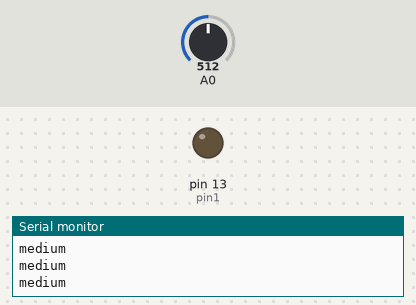
A sketch run on a simulated Arduino Uno, built with avr-gcc and run on an emulated ATmega328P. On the bench: output pins drawn as LEDs (lit = HIGH), the last lines printed to the serial monitor. The inputs (shaded band) are chosen by the test bench; at power-on: A0 = 512.

Above: at 1.2 s.
1.3 s: A0 set to 415
2.8 s: A0 set to 388
At 3.8 s:
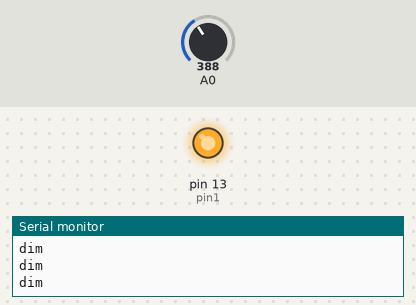
4.3 s: A0 set to 511
At 5.1 s:
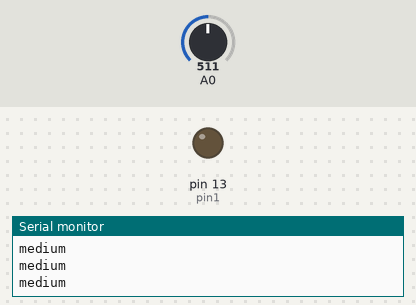
5.8 s: A0 set to 306
At 6.3 s:
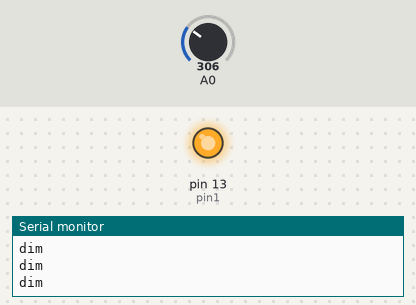
Timing chart, 0 to 8.3 s (numbered marks = the images above; inputs shaded):
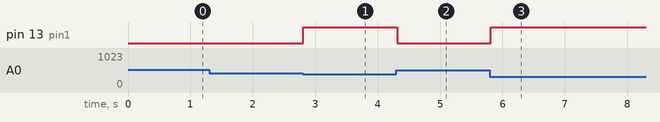

Measured:
- the behaviour switches between 400 and 399 on A0 (found by bisection; images 0 and 1)
- after the input at 2.8 s, pin 13 (pin1): LOW → HIGH at once
- after the input at 4.3 s, pin 13 (pin1): HIGH → LOW at once
- after the input at 5.8 s, pin 13 (pin1): LOW → HIGH at once

The sketch:

pro_27_case_and_ldr.ino
```cpp
const int sensorMin = 0;
const int sensorMax = 600;
int pin1 = 13;

void setup() {
  // put your setup code here, to run once:
  Serial.begin(9600);
    pinMode(pin1, OUTPUT);

}

void loop() {
  // put your main code here, to run repeatedly:
  int sensorReading = analogRead(A0);
  int range = map(sensorReading, sensorMin, sensorMax, 0, 3);

  switch (range) {
    case 0:
      Serial.println("dark");
      digitalWrite (pin1, HIGH);
      break;
    case 1:
      Serial.println("dim");
      digitalWrite (pin1, HIGH);
      break;
    case 2:
      Serial.println("medium");
      digitalWrite (pin1, LOW);
      break;
    case 3:
      Serial.println("bright");
      digitalWrite (pin1, LOW);
      break;
  }
  delay(100);
}
```
